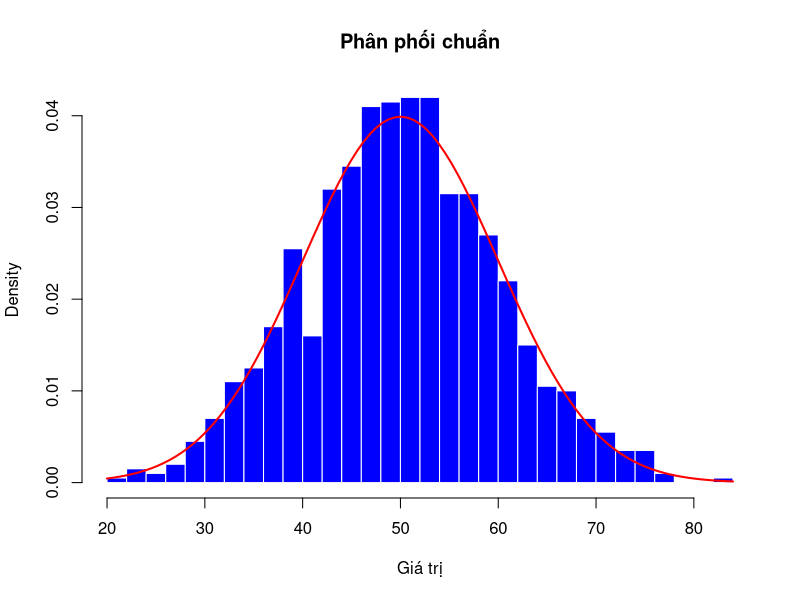
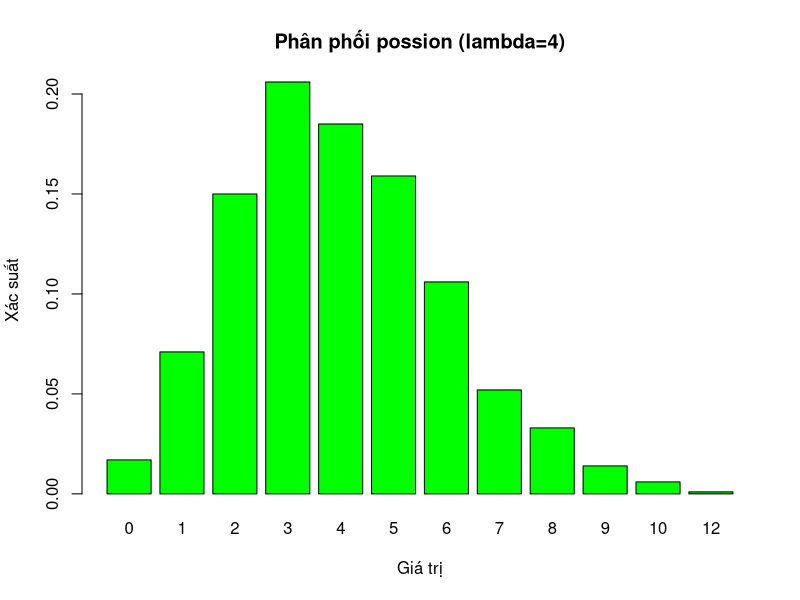
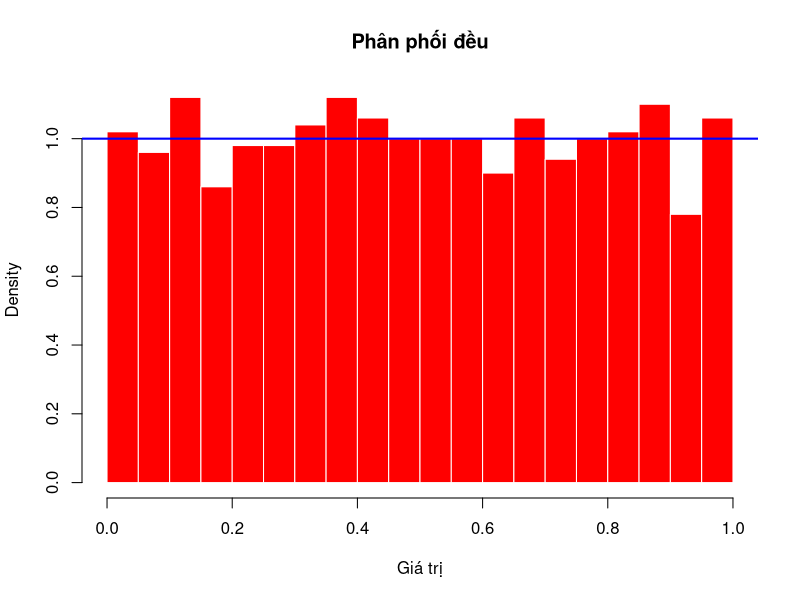
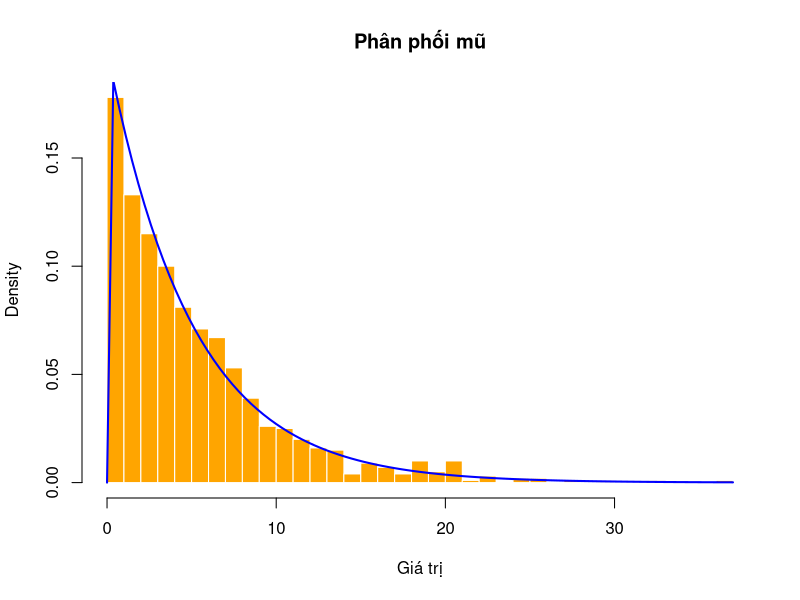

R code for these plots, in order:
# Phân Phối Xác Suất
# Phân phối xác suất mô tả cách giá trị của biến ngẫu nhiên được phân bố. Có nhiều loại phân phối xác suất, và sự lựa chọn giữa chúng phụ thuộc vào tính chất của dữ liệu và ngữ cảnh của vấn đề.

# 3.1. Các loại phân phối phổ biến
# 3.1.1. Phân phối chuẩn (Normal Distribution)
# Phân phối chuẩn là một trong những 
# phân phối quan trọng nhất, 
# đặc trưng cho nhiều hiện tượng tự nhiên. 
# Nó được mô tả bởi hai tham số: 
# trung bình (mean) và độ lệch chuẩn 
# (standard deviation).

# Tạo mẫu từ phân phối chuẩn
set.seed(123)
normal_sample <- rnorm(n = 1000, mean = 50, sd = 10)

# Vẽ histogram
hist(normal_sample, breaks = 30, main = "Phân phối chuẩn",
     xlab = "Giá trị", col = "blue", border = "white",
     prob = TRUE) # prob = TRUE để hiển thị mật độ xác suất

# Thêm đường cong mật độ xác suất
curve(dnorm(x, mean=50, sd=10), col="red", lwd=2, add=TRUE)

# 3.1.2. Phân phối Poisson (Poisson Distribution)
# Phân phối Poisson được sử dụng để mô tả số sự kiện 
# xảy ra trong một khoảng thời gian hoặc không gian 
# cố định. Nó được mô tả bởi một tham số: lambda 
# (tỷ lệ hoặc cường độ trung bình).
# Tạo mẫu từ phân phối Poisson
set.seed(123)
poisson_sample <- rpois(n=1000, lambda=4)
barplot(table(poisson_sample)/length(poisson_sample),
        main = "Phân phối possion (lambda=4)",
        xlab="Giá trị", ylab = "Xác suất", col="green"
        )

# 3.1.3. Phân phối đều (Uniform Distribution)
# Trong phân phối đều, tất cả các giá trị trong 
# khoảng có xác suất xuất hiện bằng nhau. 
# Nó được mô tả bởi hai tham số: 
# giá trị nhỏ nhất (min) và giá trị lớn nhất (max).
# Tạo mẫu từ phân phối đều
set.seed(123)
uniform_sample <- runif(n = 1000, min = 0, max = 1)

# Vẽ histogram
hist(uniform_sample, breaks = 30, main = "Phân phối đều",
     xlab = "Giá trị", col = "red", border = "white",
     prob = TRUE)

# Thêm đường lý thuyết
abline(h = 1, col = "blue", lwd = 2)


# 3.1.4. Phân phối mũ (Exponential Distribution)
# Phân phối mũ thường được sử dụng để mô tả thời
# gian giữa các sự kiện xảy ra theo quy luật mũ. 
# Nó được mô tả bởi một tham số: tỷ lệ (rate).
# Tạo mẫu từ phân phối mũ
set.seed(123)
exponential_sample <- rexp(n = 1000, rate = 0.2)

# Vẽ histogram
hist(exponential_sample, breaks = 30, main = "Phân phối mũ",
     xlab = "Giá trị", col = "orange", border = "white",
     prob = TRUE)

# Thêm đường lý thuyết
curve(dexp(x, rate = 0.2), col = "blue", lwd = 2, add = TRUE)
